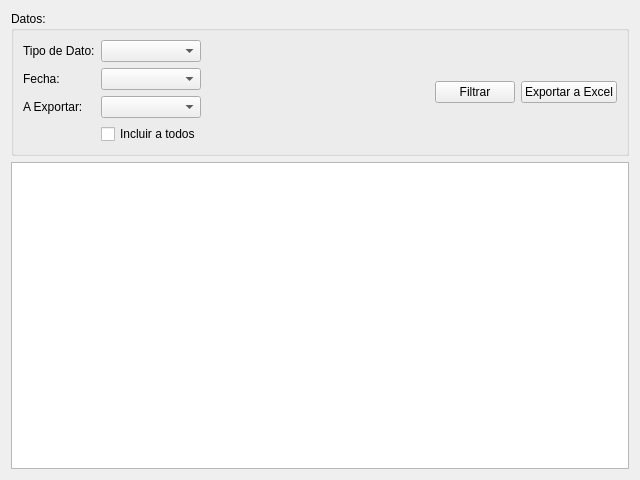
<?xml version="1.0" encoding="UTF-8"?>
<ui version="4.0">
 <class>sizigiaExcelReportWidget</class>
 <widget class="QWidget" name="sizigiaExcelReportWidget">
  <property name="geometry">
   <rect>
    <x>0</x>
    <y>0</y>
    <width>640</width>
    <height>480</height>
   </rect>
  </property>
  <property name="windowTitle">
   <string>Form</string>
  </property>
  <layout class="QVBoxLayout" name="verticalLayout">
   <item>
    <widget class="QGroupBox" name="groupBox">
     <property name="title">
      <string>Datos:</string>
     </property>
     <layout class="QHBoxLayout" name="horizontalLayout">
      <item>
       <layout class="QFormLayout" name="formLayout">
        <property name="fieldGrowthPolicy">
         <enum>QFormLayout::AllNonFixedFieldsGrow</enum>
        </property>
        <item row="0" column="0">
         <widget class="QLabel" name="tipoDeDatoLabel">
          <property name="text">
           <string>Tipo de Dato:</string>
          </property>
         </widget>
        </item>
        <item row="0" column="1">
         <widget class="QComboBox" name="tipoDeDatoComboBox"/>
        </item>
        <item row="1" column="0">
         <widget class="QLabel" name="fechaLabel">
          <property name="text">
           <string>Fecha:</string>
          </property>
         </widget>
        </item>
        <item row="1" column="1">
         <widget class="QComboBox" name="fechaComboBox"/>
        </item>
        <item row="2" column="0">
         <widget class="QLabel" name="aExportarLabel">
          <property name="text">
           <string>A Exportar:</string>
          </property>
         </widget>
        </item>
        <item row="2" column="1">
         <widget class="QComboBox" name="aExportarComboBox"/>
        </item>
        <item row="3" column="1">
         <widget class="QCheckBox" name="allInCheckBox">
          <property name="text">
           <string>Incluir a todos</string>
          </property>
         </widget>
        </item>
       </layout>
      </item>
      <item>
       <spacer name="horizontalSpacer">
        <property name="orientation">
         <enum>Qt::Horizontal</enum>
        </property>
        <property name="sizeHint" stdset="0">
         <size>
          <width>40</width>
          <height>20</height>
         </size>
        </property>
       </spacer>
      </item>
      <item>
       <layout class="QHBoxLayout" name="horizontalLayout_2">
        <property name="rightMargin">
         <number>0</number>
        </property>
        <item>
         <widget class="QPushButton" name="filterButton">
          <property name="text">
           <string>Filtrar</string>
          </property>
          <property name="icon">
           <iconset resource="resource.qrc">
            <normaloff>:/icons/icons/system-search-4.png</normaloff>:/icons/icons/system-search-4.png</iconset>
          </property>
         </widget>
        </item>
        <item>
         <widget class="QPushButton" name="exportButton">
          <property name="text">
           <string>Exportar a Excel</string>
          </property>
         </widget>
        </item>
       </layout>
      </item>
     </layout>
    </widget>
   </item>
   <item>
    <widget class="QTableWidget" name="tableWidget"/>
   </item>
  </layout>
 </widget>
 <resources>
  <include location="resource.qrc"/>
 </resources>
 <connections/>
</ui>
